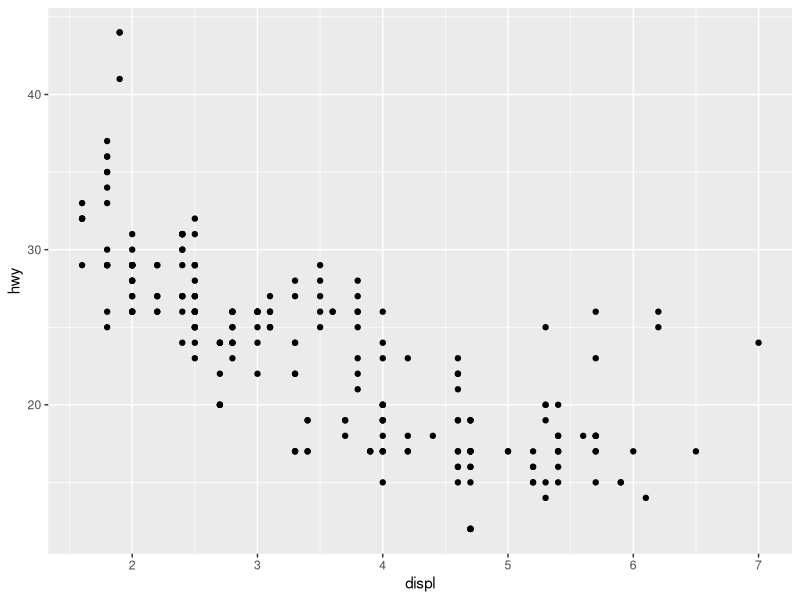
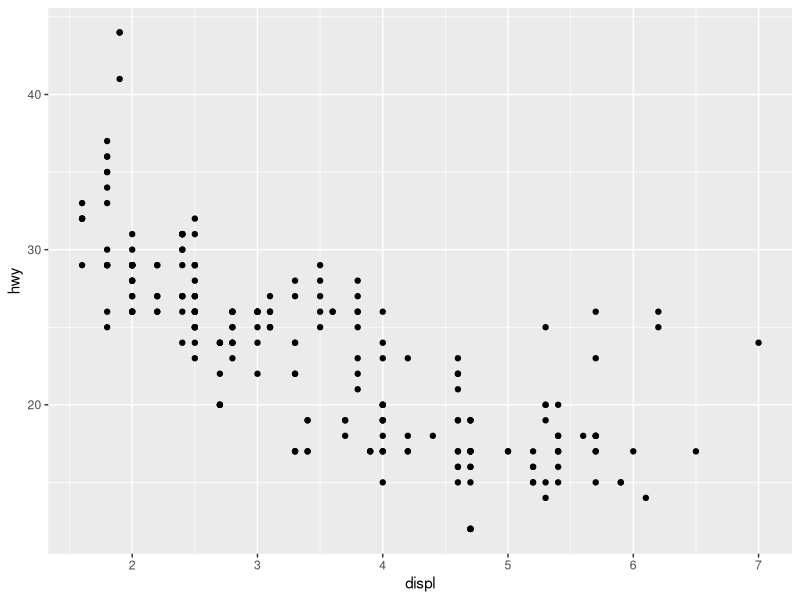
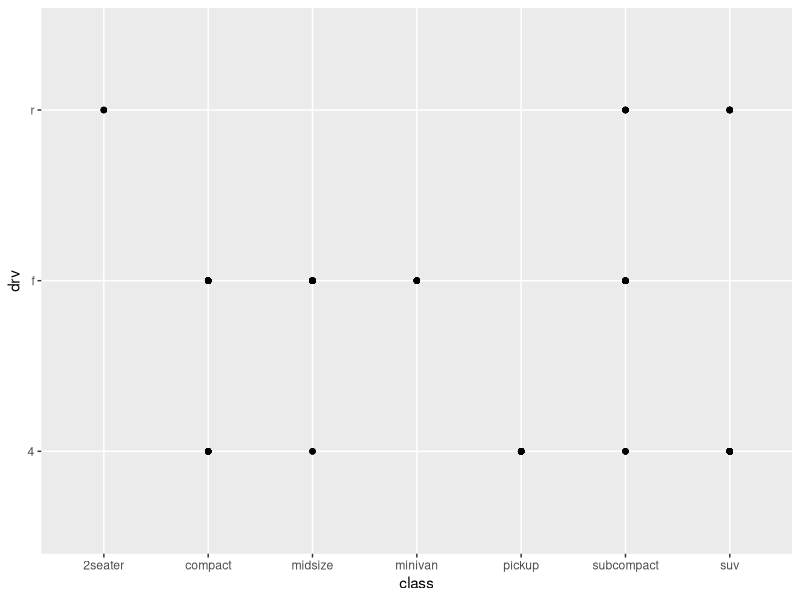
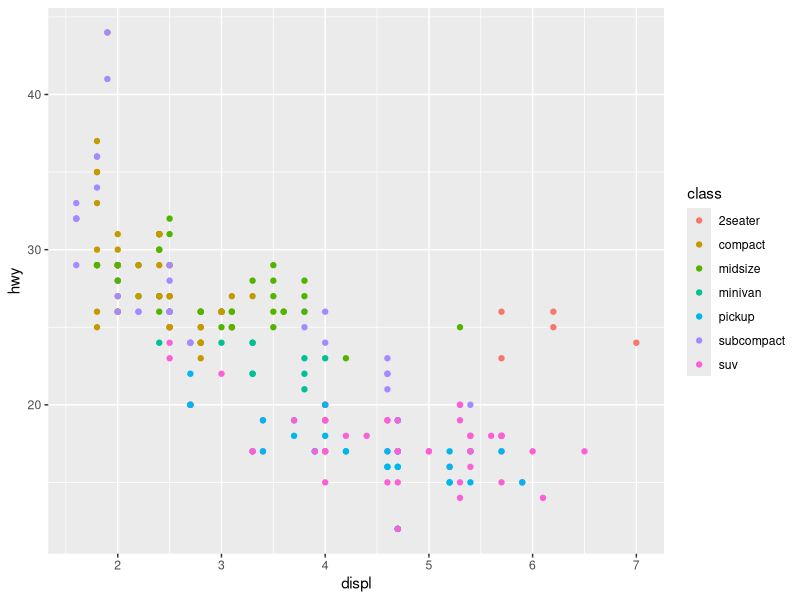
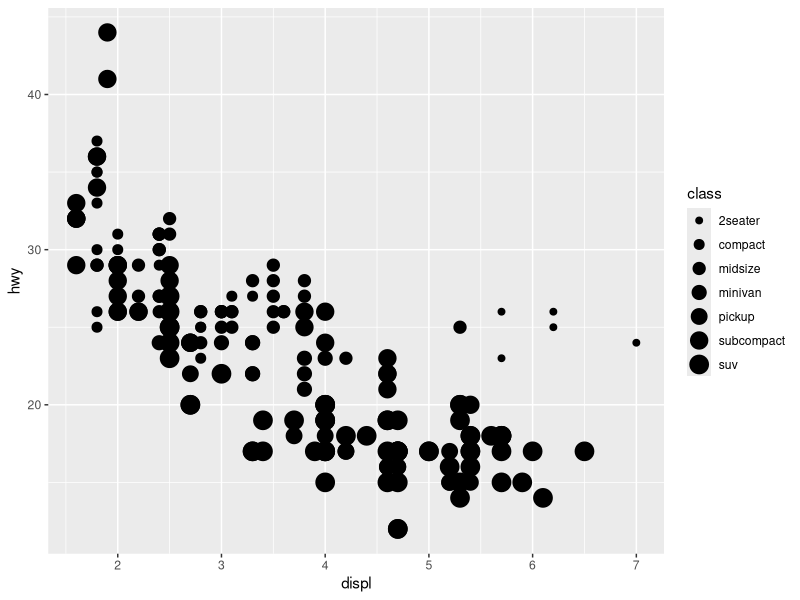
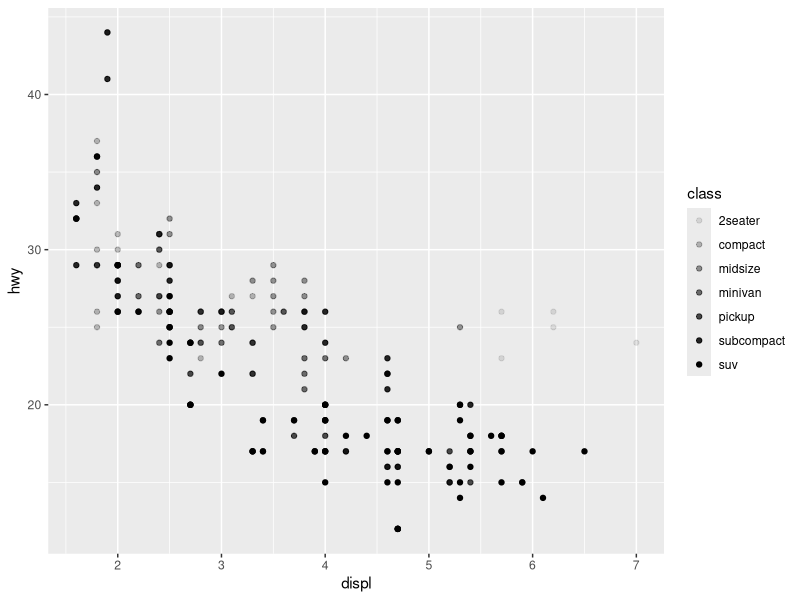
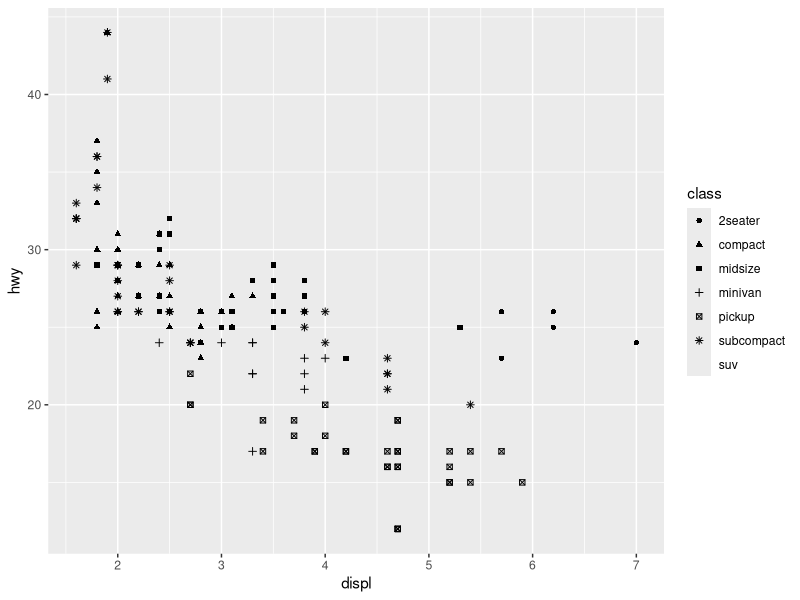
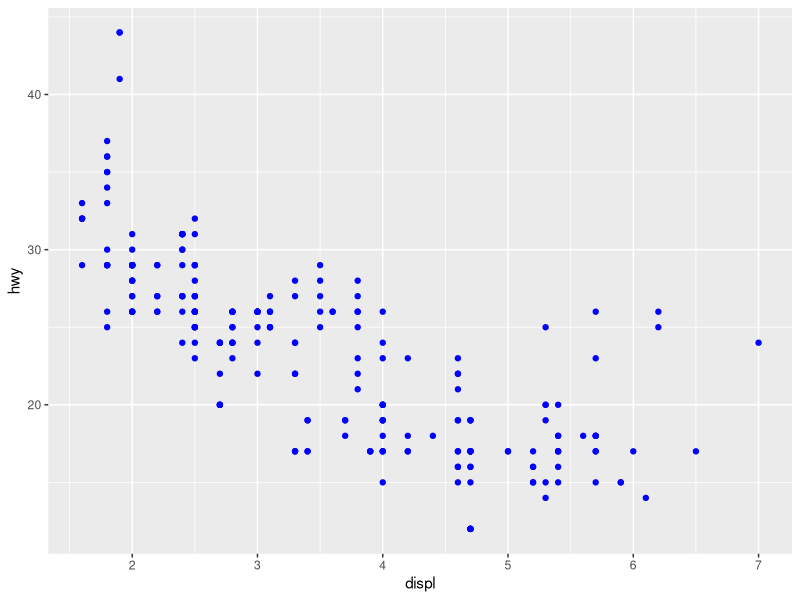

Generate these figures, in order, with R:
## ---- chunk 1
library(tidyverse)
#> ── Attaching packages ─────────────────────────────────────── tidyverse 1.3.0 ──
#> ✔ ggplot2 3.2.1     ✔ purrr   0.3.3
#> ✔ tibble  2.1.3     ✔ dplyr   0.8.3
#> ✔ tidyr   1.0.0     ✔ stringr 1.4.0
#> ✔ readr   1.3.1     ✔ forcats 0.4.0
#> ── Conflicts ────────────────────────────────────────── tidyverse_conflicts() ──
#> ✖ dplyr::filter() masks stats::filter()
#> ✖ dplyr::lag()    masks stats::lag()
## ---- chunk 2
mpg
#> # A tibble: 234 x 11
#>   manufacturer model displ  year   cyl trans      drv     cty   hwy fl    class 
#>   <chr>        <chr> <dbl> <int> <int> <chr>      <chr> <int> <int> <chr> <chr> 
#> 1 audi         a4      1.8  1999     4 auto(l5)   f        18    29 p     compa…
#> 2 audi         a4      1.8  1999     4 manual(m5) f        21    29 p     compa…
#> 3 audi         a4      2    2008     4 manual(m6) f        20    31 p     compa…
#> 4 audi         a4      2    2008     4 auto(av)   f        21    30 p     compa…
#> 5 audi         a4      2.8  1999     6 auto(l5)   f        16    26 p     compa…
#> 6 audi         a4      2.8  1999     6 manual(m5) f        18    26 p     compa…
#> # … with 228 more rows
## ---- chunk 3
ggplot(data = mpg) + 
  geom_point(mapping = aes(x = displ, y = hwy))
## ---- chunk 4
ggplot(data = mpg) + 
  geom_point(mapping = aes(x = displ, y = hwy))
?mpg
## ---- chunk 5
ggplot(data = mpg) + 
  geom_point(mapping = aes(x = class, y = drv))
## ---- chunk 6
ggplot(data = mpg) + 
  geom_point(mapping = aes(x = displ, y = hwy, color = class))
## ---- chunk 7
ggplot(data = mpg) + 
  geom_point(mapping = aes(x = displ, y = hwy, size = class))
#> Warning: Using size for a discrete variable is not advised.
## ---- chunk 8
# Left
ggplot(data = mpg) + 
  geom_point(mapping = aes(x = displ, y = hwy, alpha = class))

# Right
ggplot(data = mpg) + 
  geom_point(mapping = aes(x = displ, y = hwy, shape = class))
## ---- chunk 9
ggplot(data = mpg) + 
  geom_point(mapping = aes(x = displ, y = hwy), color = "blue")
mpg
## ---- chunk 10
ggplot(data = mpg) + 
  geom_point(mapping = aes(x = displ, y = hwy, size = hwy))

ggplot(data = mpg) + 
  geom_point(mapping = aes(x = displ, y = hwy, color = class))
## ---- chunk 11
ggplot(data = mpg) + 
  geom_point(mapping = aes(x = displ, y = hwy, color = class, size=class))
## ---- chunk 12
ggplot(data = mpg) + 
  geom_point(mapping = aes(x = displ, y = hwy, stroke = hwy))
## ---- chunk 13
ggplot(data = mpg) + 
  geom_point(mapping = aes(x = displ, y = hwy, color=displ < 5))
## ---- chunk 14
ggplot(data = mpg) + 
  geom_point(mapping = aes(x = displ, y = hwy)) + 
  facet_wrap(~ class, nrow = 2)
## ---- chunk 15
ggplot(data = mpg) + 
  geom_point(mapping = aes(x = displ, y = hwy)) + 
  facet_grid(drv ~ cyl)
## ---- chunk 16
ggplot(data = mpg) + 
  geom_point(mapping = aes(x = displ, y = hwy)) + 
  facet_wrap(~ hwy, nrow = 2)
## ---- chunk 17
ggplot(data = mpg) + 
  geom_point(mapping = aes(x = drv, y = cyl))
## ---- chunk 18
ggplot(data = mpg) + 
  geom_point(mapping = aes(x = displ, y = hwy)) +
  facet_grid(drv ~ .)

ggplot(data = mpg) + 
  geom_point(mapping = aes(x = displ, y = hwy)) +
  facet_grid(. ~ cyl)
## ---- chunk 19
ggplot(data = mpg) + 
  geom_point(mapping = aes(x = displ, y = hwy)) + 
  facet_wrap(~ class, nrow = 2)
?facet_wrap
## ---- chunk 20
# left
ggplot(data = mpg) + 
  geom_point(mapping = aes(x = displ, y = hwy))

# right
ggplot(data = mpg) + 
  geom_smooth(mapping = aes(x = displ, y = hwy))
## ---- chunk 21
ggplot(data = mpg) + 
  geom_smooth(mapping = aes(x = displ, y = hwy, linetype = drv))
## ---- chunk 22
ggplot(data = mpg) +
  geom_smooth(mapping = aes(x = displ, y = hwy))
              
ggplot(data = mpg) +
  geom_smooth(mapping = aes(x = displ, y = hwy, group = drv))
    
ggplot(data = mpg) +
  geom_smooth(
    mapping = aes(x = displ, y = hwy, color = drv),
    show.legend = FALSE
  )
## ---- chunk 23
ggplot(data = mpg) + 
  geom_point(mapping = aes(x = displ, y = hwy)) +
  geom_smooth(mapping = aes(x = displ, y = hwy))
## ---- chunk 24
ggplot(data = mpg, mapping = aes(x = displ, y = hwy)) + 
  geom_point() + 
  geom_smooth()
## ---- chunk 25
ggplot(data = mpg, mapping = aes(x = displ, y = hwy, color = drv)) + 
  geom_point() + 
  geom_smooth(se = FALSE)+ 
 geom_smooth(show.legend=FALSE) 
## ---- chunk 26
ggplot(data = mpg, mapping = aes(x = displ, y = hwy)) + 
  geom_point() + 
  geom_smooth()

ggplot() + 
  geom_point(data = mpg, mapping = aes(x = displ, y = hwy)) + 
  geom_smooth(data = mpg, mapping = aes(x = displ, y = hwy))
## ---- chunk 27
ggplot(data = diamonds) + 
  geom_bar(mapping = aes(x = cut, y = ..prop..))
ggplot(data = diamonds) + 
  geom_bar(mapping = aes(x = cut, fill = color, y = ..prop..))
